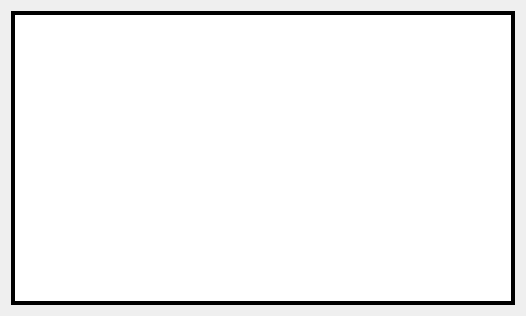
<?xml version="1.0" encoding="UTF-8"?>
<ui version="4.0">
 <class>ImagePainter</class>
 <widget class="QWidget" name="ImagePainter">
  <property name="geometry">
   <rect>
    <x>0</x>
    <y>0</y>
    <width>526</width>
    <height>316</height>
   </rect>
  </property>
  <property name="windowTitle">
   <string>Form</string>
  </property>
  <layout class="QVBoxLayout" name="verticalLayout">
   <item>
    <widget class="QGraphicsView" name="view">
     <property name="frameShape">
      <enum>QFrame::Shape::Box</enum>
     </property>
     <property name="frameShadow">
      <enum>QFrame::Shadow::Plain</enum>
     </property>
     <property name="lineWidth">
      <number>4</number>
     </property>
    </widget>
   </item>
  </layout>
 </widget>
 <resources>
  <include location="../../resources.qrc"/>
 </resources>
 <connections/>
</ui>
